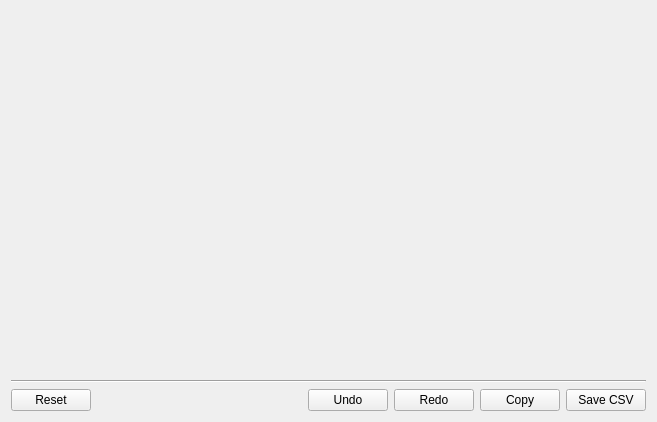
<?xml version="1.0" encoding="UTF-8"?>
<ui version="4.0">
 <class>LabContainerWidget</class>
 <widget class="QWidget" name="LabContainerWidget">
  <property name="geometry">
   <rect>
    <x>0</x>
    <y>0</y>
    <width>657</width>
    <height>422</height>
   </rect>
  </property>
  <property name="windowTitle">
   <string>Form</string>
  </property>
  <layout class="QVBoxLayout" name="verticalLayout_3">
   <item>
    <widget class="QStackedWidget" name="rootContainer"/>
   </item>
   <item>
    <widget class="Line" name="line">
     <property name="orientation">
      <enum>Qt::Horizontal</enum>
     </property>
    </widget>
   </item>
   <item>
    <widget class="QWidget" name="widget" native="true">
     <property name="sizePolicy">
      <sizepolicy hsizetype="Preferred" vsizetype="Maximum">
       <horstretch>0</horstretch>
       <verstretch>0</verstretch>
      </sizepolicy>
     </property>
     <layout class="QHBoxLayout" name="horizontalLayout">
      <property name="leftMargin">
       <number>0</number>
      </property>
      <property name="topMargin">
       <number>0</number>
      </property>
      <property name="rightMargin">
       <number>0</number>
      </property>
      <property name="bottomMargin">
       <number>0</number>
      </property>
      <item>
       <widget class="QPushButton" name="resetButton">
        <property name="text">
         <string>Reset</string>
        </property>
       </widget>
      </item>
      <item>
       <spacer name="horizontalSpacer">
        <property name="orientation">
         <enum>Qt::Horizontal</enum>
        </property>
        <property name="sizeHint" stdset="0">
         <size>
          <width>231</width>
          <height>20</height>
         </size>
        </property>
       </spacer>
      </item>
      <item>
       <widget class="QPushButton" name="undoButton">
        <property name="text">
         <string>Undo</string>
        </property>
       </widget>
      </item>
      <item>
       <widget class="QPushButton" name="redoButton">
        <property name="text">
         <string>Redo</string>
        </property>
       </widget>
      </item>
      <item>
       <widget class="QPushButton" name="copy">
        <property name="text">
         <string>Copy</string>
        </property>
       </widget>
      </item>
      <item>
       <widget class="QPushButton" name="saveCSV">
        <property name="text">
         <string>Save CSV</string>
        </property>
       </widget>
      </item>
     </layout>
    </widget>
   </item>
  </layout>
 </widget>
 <resources/>
 <connections/>
</ui>
